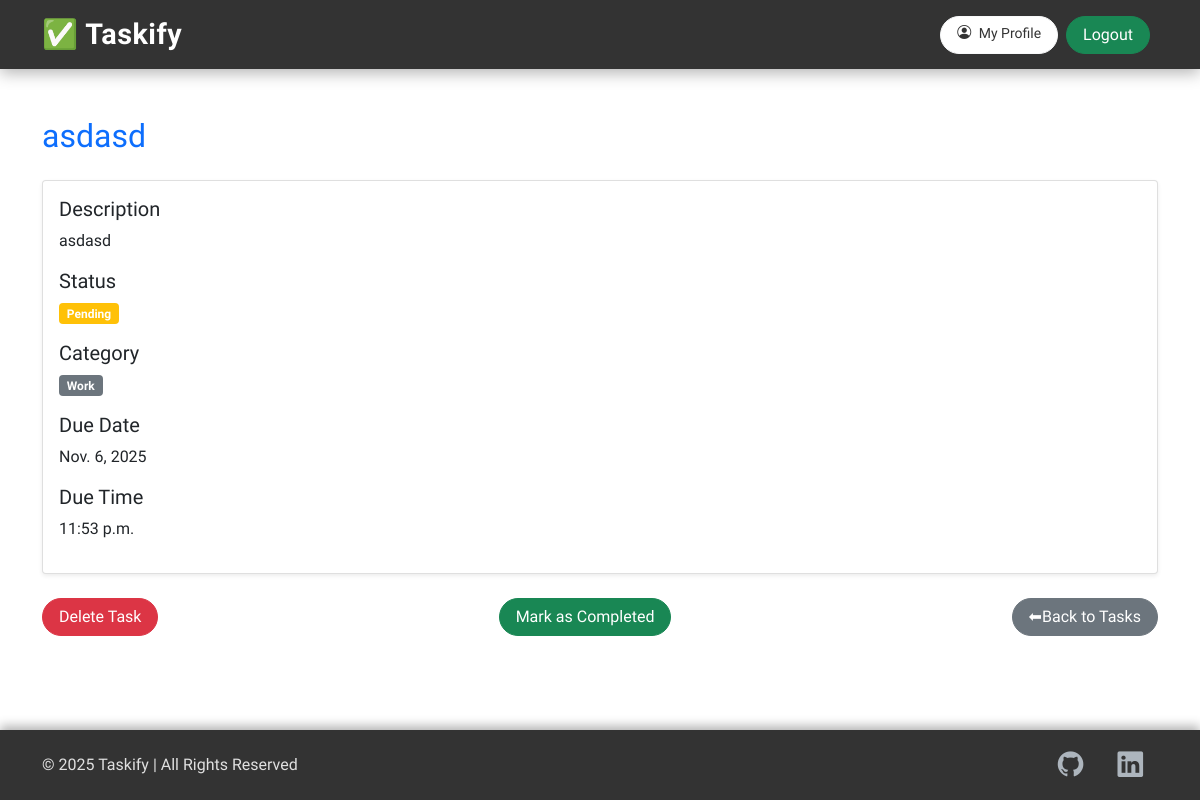
The page /task/11/ (signed in) on the database its author committed.
### task_app/models.py (models this page shows, shortened)
class Task(models.Model):
    STATUS = [
        ('pending', 'Pending'),
        ('completed', 'Completed'),
    ]
    CATEGORY = [
        ('work', 'Work'),
        ('personal', 'Personal'),
        ('other', 'Other'),
    ]
    title = models.CharField(max_length=100)
    description = models.TextField()
    due_date = models.DateField()
    due_time = models.TimeField()
    status = models.CharField(max_length=100, choices = STATUS, default='pending')                  # choices = STATUS -> kon STATUS choice hobe? Pending/Completed [by default pending]
    category = models.CharField(max_length=100, choices = CATEGORY)                           # choices = CATEGORY -> kon CATEGORY choice hobe? Work/Personal/Other
    is_completed = models.BooleanField(default=False)                                # initially every task will be pending, so not completed
    user = models.ForeignKey(User, on_delete=models.CASCADE)                         # 1 to many relationship

### task_app/views.py (the view)
# urls.py: path('task/<int:task_id>/', views.task_details, name='task_details'),
@login_required
def task_details(request, task_id):
    task = get_object_or_404(Task, id = task_id, user = request.user)               # filtering; getting the exact object details that the user wants by matching the id and user
    return render(request, 'task_details.html', {'task' : task})

### task_app/templates/task_details.html (shortened to what this page needs)
{% extends 'base.html' %}
{% block content %}
<h2 class="mb-4 text-primary">{{ task.title }}</h2>
<div class="card shadow-sm">
    <div class="card-body">
        <div class="mb-3">
            <h5>Description</h5>
            <p>{{ task.description }}</p>
        </div>
        <div class="mb-3">
            <h5>Status</h5>
            {% if task.is_completed %}
            <span class="badge bg-success">Completed</span>
            {% else %}
            <span class="badge bg-warning">Pending</span>
            {% endif %}
        </div>
        <div class="mb-3">
            <h5>Category</h5>
            <span class="badge bg-secondary">{{ task.get_category_display }}</span>
        </div>
        <div class="mb-3">
            <h5>Due Date</h5>
            <p>{{ task.due_date }}</p>
        </div>
        <div class="mb.3">
            <h5>Due Time</h5>
            <p>{{ task.due_time }}</p>
        </div>
    </div>
</div>
<br>
<div class="d-none d-md-flex justify-content-between">
    <a href="{% url 'task_delete' task.id %}" class="btn btn-danger">Delete Task</a>
    {% if not task.is_completed %}
    <a href="{% url 'task_mark_completed' task.id %}" class="btn btn-success">Mark as Completed</a>
    {% endif %}
    <a href=" {% url 'task_list' %}" class="btn btn-secondary">⬅Back to Tasks</a>
</div>
{% endblock %}

### templates/base.html (style rules this page uses)
:root { --bs-primary: #333333; --bs-secondary: #C49A6C; }
body { font-family: 'Ubuntu', sans-serif; background-color: #FFFFFF; min-height: 100vh; display: flex; flex-direction: column; }
.btn { border-radius: 25px; padding: 6px 16px; transition: 0.3s; font-weight: 500; }

### rows shown on the page
Task: title "asdasd", description "asdasd", category "Work", due_date "Nov. 6, 2025", due_time "11:53 p.m."
